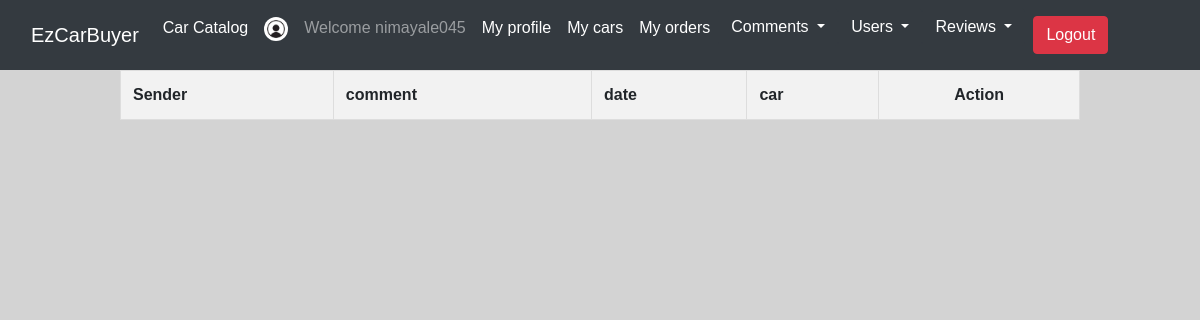
The app's page /comment/viewComments (signed in), older data.
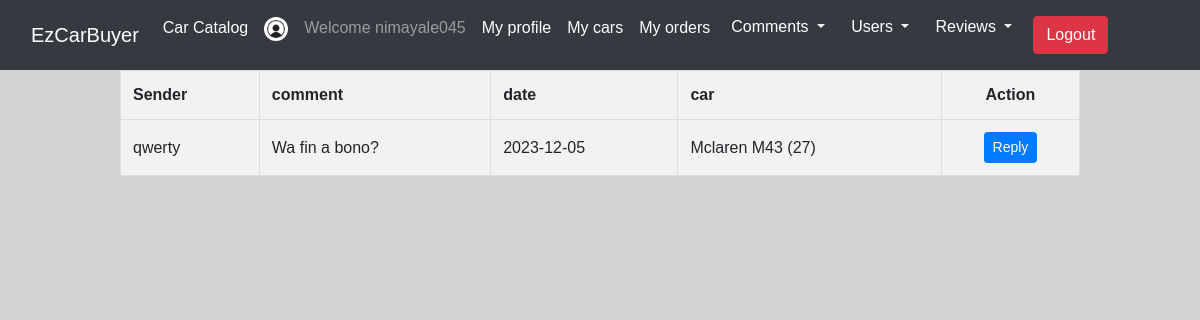
The same page, newer data.
### tables this page shows
CREATE TABLE `comment` (
  `id` int(11) NOT NULL,
  `user_id` int(11) NOT NULL,
  `comment` varchar(500) NOT NULL,
  `date` date NOT NULL,
  `car_id` int(11) NOT NULL,
  `receiver` varchar(30) NOT NULL
);

CREATE TABLE `user` (
  `id` int(11) NOT NULL,
  `username` varbinary(50) NOT NULL,
  `fname` varchar(30) NOT NULL,
  `lname` varchar(30) NOT NULL,
  `password` varchar(256) NOT NULL,
  `email` varbinary(50) NOT NULL,
  `phone` varchar(20) NOT NULL,
  `picture` varchar(50) NOT NULL,
  `access` varchar(3) NOT NULL DEFAULT 'Yes'
);

CREATE TABLE `car` (
  `id` int(11) NOT NULL,
  `user_id` int(11) NOT NULL,
  `make` varchar(30) NOT NULL,
  `model` varchar(30) NOT NULL,
  `year` int(4) NOT NULL,
  `price` int(11) NOT NULL,
  `ext_col` varchar(20) NOT NULL,
  `int_col` varchar(20) NOT NULL,
  `distance` int(7) NOT NULL,
  `status` varchar(4) NOT NULL DEFAULT 'Used',
  `picture` varchar(255) NOT NULL DEFAULT 'NoImage.png'
);

### Controller/CommentController.php (called while the page is built, shortened)
<?php
class CommentController extends Controller{
    public function viewComments(){
        $com = $this->model('comment')->find();
        $this->view('comment/myComments',['com'=>$com]);
    }
}
?>

### Model/Comment.php (called while the page is built, shortened)
<?php
class Comment extends Model{
    public function find(){
        $sql = "SELECT comment.id, username, comment, date,car.make, car.model,comment.car_id FROM comment join user on comment.user_id = user.id join car on comment.car_id = car.id WHERE receiver = :rec";
        $stmt = self::$_conn->prepare($sql);
        $stmt->execute(['rec'=>$_SESSION['username']]);
        $stmt->setFetchMode(PDO::FETCH_CLASS,'Comment');
        return $stmt->fetchAll();
    }
}
?>

### dbConn.php (called while the page is built)
<?php
class Model{
    protected static $_conn = null;
    public function __construct(){
        if(self::$_conn == null){
            $host = 'localhost';
            $dbname = 'db_project';
            $user = 'root';
            $password = '';
            self::$_conn = new PDO("mysql:host=$host;dbname=$dbname",$user,$password);
        }
    }
}
?>

### View/comment/myComments.php (the view, shortened to what this page needs)
<!DOCTYPE html>
<html lang="en">
<head>
    <?php
    include 'View/includes/style.php';
    ?>
</head>
<body>
    <?php
    include 'View/includes/header.php';
    ?>
    <table>
        <th>Sender</th>
        <th>comment</th>
        <th>date</th>
        <th>car</th>
        <th><center>Action</center></th>
        <tr>
            <?php
            foreach($data['com'] as $item){?>
            <td><?=$item->username?></td>
            <td><?=$item->comment?></td>
            <td><?=$item->date?></td>
            <td><?=$item->make." ".$item->model." (".$item->car_id.")"?></td>
            <td><center><a href="/comment/reply/<?=$item->id?>" class="btn btn-primary btn-sm">Reply</a></center></td>
        </tr>
            <?php
            }
            ?>
    </table>
</body>
</html>

Row changes from the older to the newer data that the page shows:
added comment: user.username "qwerty", comment "Wa fin a bono?", date "2023-12-05", car.make "Mclaren", car.model "M43", car "27"
